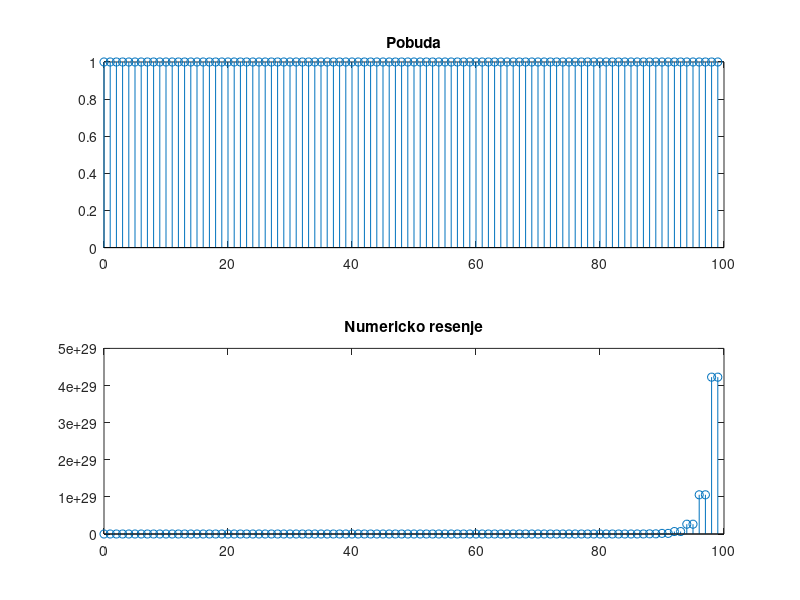

This figure's MATLAB source:
%operatorski polinomi b i a
b = [1];
a = [1 0 -4];
%definisanje ulaznog signala u trajanju od 100 odbiraka
n = 0 : 99;
u = ones(1,100);
y = filter (b, a, u);
%crtanje analitickog i numerickog resenja kao i greske koja je nastala
%prilikom numerickog resavanja
%analiticko resenje
subplot (2, 1, 1), stem (n, u), title ('Pobuda');
subplot (2, 1, 2), stem (n, y), title ('Numericko resenje');